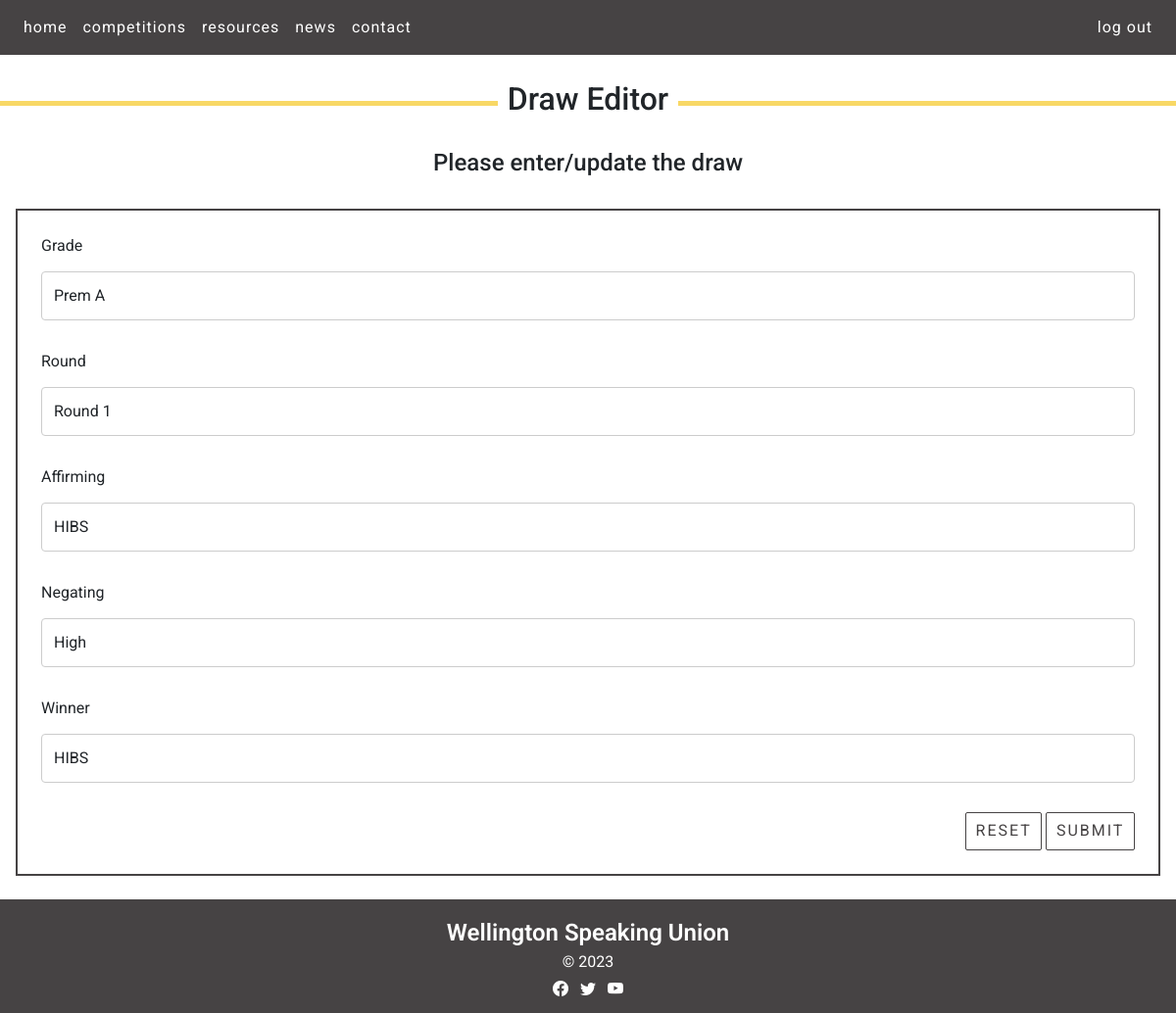
Page /draw_cud?id=1&task=update&grade=Prem+A (signed in) on the earlier database version.
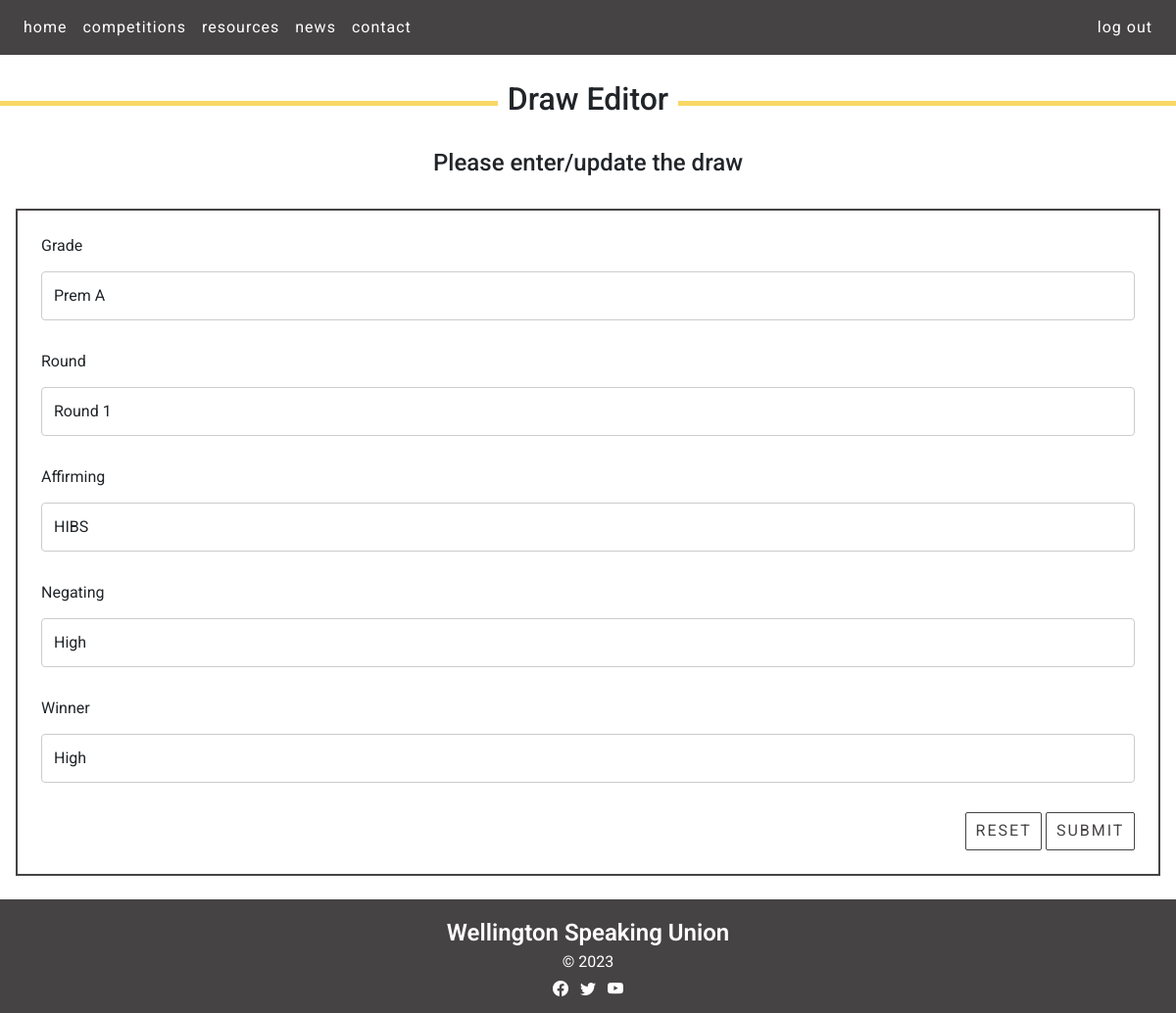
Same page on the later database version.
### tables this page shows
CREATE TABLE draw(
    draw_id integer primary key autoincrement not null,
    grade text not null,
    round integer not null,
    affirming text not null,
    negating text not null,
    winner text
);

### server.py (the view, shortened to what this page needs)
@app.route ('/draw_cud', methods=["GET", "POST"])
def draw_cud():
    data = request.args
    required_keys = ['id', 'task']
    for k in required_keys:
        if k not in data.keys():
            message = "Do not know what to do with read update on news (key not present)"
            return render_template('error.html', message=message)
    if request.method == "GET":
        if data['task'] == 'delete':
            if 'grade' not in data.keys():
                return render_template("error.html", message="No grade give when deleting")
            sql = "delete from draw where draw_id = ?"
            values_tuple = (data['id'],)
            result = run_commit_query(sql, values_tuple, db_path)
            return redirect(url_for('draw', grade=data['grade']))
        elif data['task'] == "update":
            sql = """select grade, round, affirming, negating, winner from draw where draw_id=?"""
            values_tuple = (data['id'],)
            result = run_search_query_tuples(sql, values_tuple, db_path, True)
            result=result[0]
            return render_template("draw_cud.html",
                                   **result,
                                   id=data['id'],
                                   task=data['task'])
        elif data['task'] == 'add':
            temp = {'grade': 'Prem A', 'round': 'Round 1', 'affirming': 'affirming team', 'negating': 'negating team', 'winner': 'winning team'}
            return render_template("draw_cud.html",
                                    id=0,
                                    task=data['task'],
                                    **temp)
        else:
            message = "Unrecognised task coming from news page"
            return render_template('error.html', message=message)

### db_functions.py (called while the page is built)
def run_search_query_tuples(sql_query, values_tuple, file_path, rowfactory=False):
    result = None
    try:
        db = sqlite3.connect(file_path)
        if rowfactory:
            db.row_factory = sqlite3.Row
        cursor = db.cursor()
        cursor.execute(sql_query, values_tuple)
        result = cursor.fetchall()
        cursor.close()
    except sqlite3.Error as error:
        print("Error running search query tuples: {}".format(error))
        return None
    db.close()
    if result is None:
        print("No search values were found")
    return result

### templates/draw_cud.html (shortened to what this page needs)
{% extends "layout.html" %}
{% block content %}
    <div class="container-m">
        <h2 class="form-header"> <span> Draw Editor </span> </h2>
    <br>
        <h4 class="form-subheading"> Please enter/update the draw </h4>
    </div>
  <div class="form-container p-4 my-4">
    <form action="{{url_for('draw_cud', id=id, task=task)}}" method="POST">
      <div>
        <label for="grade" class="form-label">Grade</label>
        <input type="text" class="form-control" id="grade" name="grade" placeholder="" value="{{grade}}" required>
      </div>
      <div>
        <label for="round" class="form-label">Round</label>
        <input type="text" class="form-control" id="round" name="round" placeholder="" value="{{round}}" required>
      </div>
      <div>
        <label for="affirming" class="form-label">Affirming</label>
        <input type="text" class="form-control" id="affirming" name="affirming" placeholder="" value="{{affirming}}" required>
      </div>
      <div>
        <label for="negating" class="form-label">Negating</label>
        <input type="text" class="form-control" id="negating" name="negating" placeholder="" value="{{negating}}" required>
      </div>
      <div>
        <label for="winner" class="form-label">Winner</label>
        <input type="text" class="form-control" id="winner" name="winner" placeholder="" value="{{winner}}" required>
      </div>
      <div class="text-end">
        <button type="reset" class="btn btn-primary recent-news-button">Reset</button>
        <button type="submit" class="btn btn-primary recent-news-button">Submit</button>
      </div>
    </form>
  </div>
{% endblock %}

Differences in the rows shown:
changed draw "Prem A": winner "HIBS" → "High"
